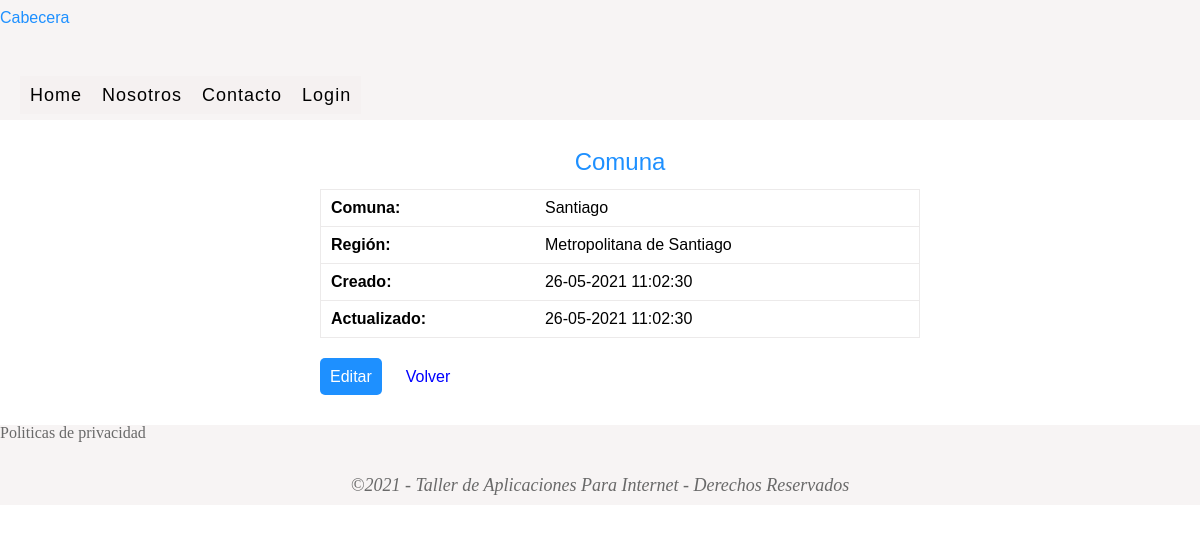
The app's page /comunas/show.php?id=1, older data.
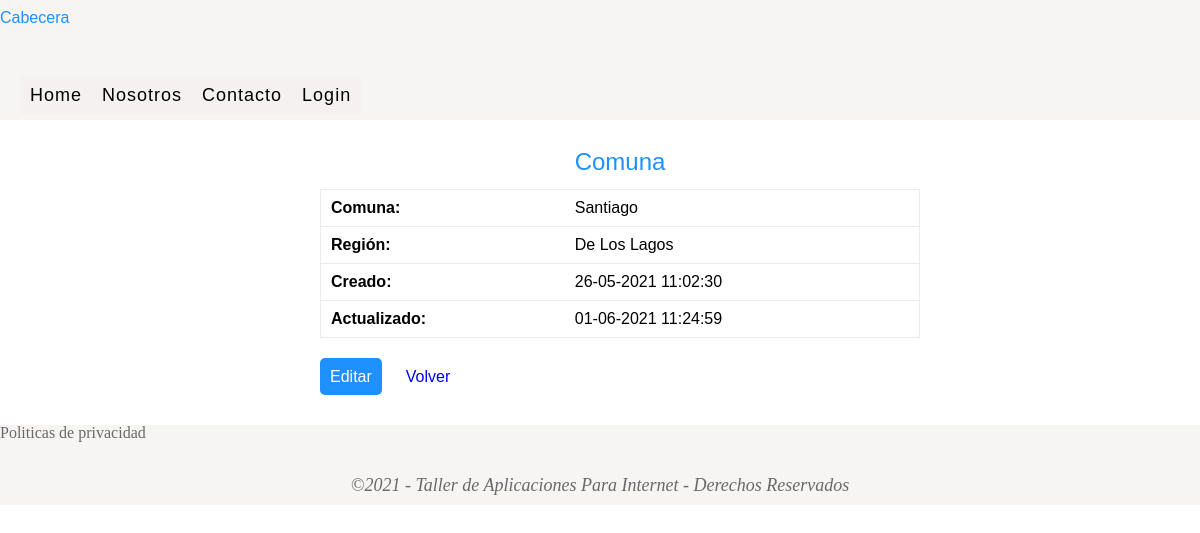
The same page, newer data.
### tables this page shows
CREATE TABLE `comunas` (
  `id` int NOT NULL AUTO_INCREMENT,
  `nombre` varchar(255) NOT NULL,
  `region_id` int NOT NULL,
  `created_at` datetime DEFAULT NULL,
  `updated_at` datetime DEFAULT NULL,
  PRIMARY KEY (`id`),
  KEY `region_id` (`region_id`),
  CONSTRAINT `comunas_ibfk_1` FOREIGN KEY (`region_id`) REFERENCES `regiones` (`id`)
);

CREATE TABLE `regiones` (
  `id` int NOT NULL AUTO_INCREMENT,
  `nombre` varchar(255) NOT NULL,
  `created_at` datetime DEFAULT NULL,
  `updated_at` datetime DEFAULT NULL,
  PRIMARY KEY (`id`)
);

### class/modelo.php (called while the page is built, shortened)
<?php
class Modelo
{
    public function __construct()
    {
        $this->_db = new Conexion;
    }
}

### class/comunaModel.php (called while the page is built, shortened)
<?php
require_once('modelo.php');
class comunaModel extends Modelo
{
    public function getComunaId($id)
    {
        $id = (int) $id;
        $comuna = $this->_db->prepare("SELECT c.id, c.nombre, c.region_id, c.created_at, c.updated_at, r.nombre as region FROM comunas c INNER JOIN regiones r ON c.region_id = r.id WHERE c.id = ?");
        $comuna->bindParam(1, $id);
        $comuna->execute();
        return $comuna->fetch();
    }
}

### comunas/show.php (the view, shortened to what this page needs)
<?php
    require('../class/comunaModel.php');
    if (isset($_GET['id'])) {
        $id = (int) $_GET['id'];
        $comunas = new comunaModel;
        $comuna = $comunas->getComunaId($id);
    }
?>
<!DOCTYPE html>
<html lang="es">
<head>
    <link rel="stylesheet" href="../css/reset.css">
    <link rel="stylesheet" href="../css/estilos.css">
</head>
<body>
    <header>
        <h1>Cabecera</h1>
        <?php include('../partials/menu.php'); ?>
    </header>
    <section>
        <div class="contenido">
            <h1>Comuna</h1>
            <?php if($comuna): ?>
                <table class="table">
                    <tr>
                        <th>Comuna:</th>
                        <td> <?php echo $comuna['nombre']; ?> </td>
                    </tr>
                    <tr>
                        <th>Región:</th>
                        <td> <?php echo $comuna['region']; ?> </td>
                    </tr>
                    <tr>
                        <th>Creado:</th>
                        <td>
                            <?php
                                $created = new DateTime($comuna['created_at']);
                                echo $created->format('d-m-Y H:i:s');
                            ?>
                        </td>
                    </tr>
                    <tr>
                        <th>Actualizado:</th>
                        <td>
                            <?php
                                $update = new DateTime($comuna['updated_at']);
                                echo $update->format('d-m-Y H:i:s');
                            ?>
                        </td>
                    </tr>
                </table>
                <p class="enlace">
                    <a href="edit.php?id=<?php echo $id; ?>" class="btn btn-primary">Editar</a>
                    <a href="index.php" class="btn btn-link">Volver</a>
                </p>
            <?php else: ?>
                <p class="text-info">El dato no existe</p>
            <?php endif; ?>
        </div>
    </section>
    <footer>
        <?php include('../partials/footer.php'); ?>
    </footer>
</body>
</html>

Row changes from the older to the newer data that the page shows:
changed comunas "Santiago": region.nombre "Metropolitana de Santiago" → "De Los Lagos"; updated_at "26-05-2021 11:02:30" → "01-06-2021 11:24:59"
